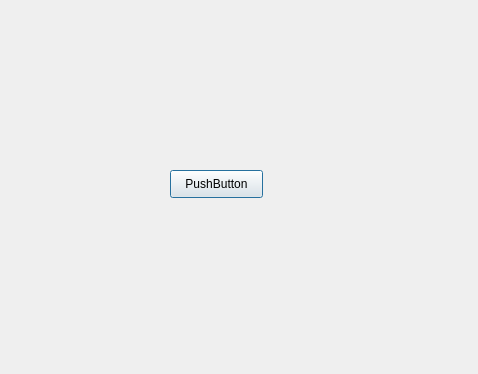
<?xml version="1.0" encoding="UTF-8"?>
<ui version="4.0">
 <class>Dialog</class>
 <widget class="QDialog" name="Dialog">
  <property name="geometry">
   <rect>
    <x>0</x>
    <y>0</y>
    <width>478</width>
    <height>374</height>
   </rect>
  </property>
  <property name="windowTitle">
   <string>Dialog</string>
  </property>
  <widget class="QPushButton" name="pushButton">
   <property name="geometry">
    <rect>
     <x>170</x>
     <y>170</y>
     <width>93</width>
     <height>28</height>
    </rect>
   </property>
   <property name="text">
    <string>PushButton</string>
   </property>
  </widget>
 </widget>
 <resources/>
 <connections/>
</ui>
